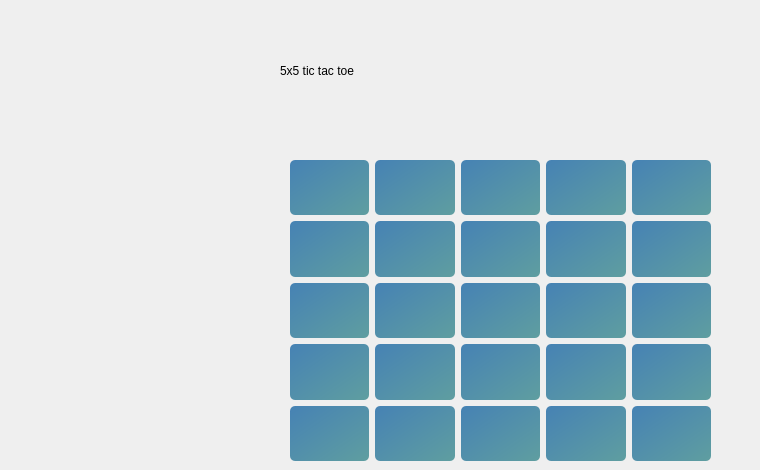
    <widget class="QWidget" name="_5x5_tic_tac_toe_ui_5">
     <property name="styleSheet">
      <string notr="true">QWidget#_5x5_tic_tac_toe_ui_5{
background-color:qlineargradient(spread:pad, x1:0.089, y1:0.136364, x2:1, y2:1, stop:0 #1E90FF, stop:1 #87CEFA);
}</string>
     </property>
     <widget class="QWidget" name="gridLayoutWidget_6">
      <property name="geometry">
       <rect>
        <x>290</x>
        <y>160</y>
        <width>421</width>
        <height>301</height>
       </rect>
      </property>
      <layout class="QGridLayout" name="gridLayout_6">
       <item row="4" column="2">
        <widget class="QPushButton" name="_5x5_4_2">
         <property name="sizePolicy">
          <sizepolicy hsizetype="Expanding" vsizetype="Expanding">
           <horstretch>0</horstretch>
           <verstretch>0</verstretch>
          </sizepolicy>
         </property>
         <property name="maximumSize">
          <size>
           <width>250</width>
           <height>16777215</height>
          </size>
         </property>
         <property name="styleSheet">
          <string notr="true">QPushButton{
color: rgb(255, 255, 255);
font: 14pt &quot;MS Reference Sans Serif&quot;;
background-color: qlineargradient(spread:pad, x1:0, y1:0, x2:1, y2:1, stop:0 #4682B4, stop:1 #5F9EA0);
border-radius: 5px;
}
QPushButton:hover {
    background-color: #5F9EA0;
}</string>
         </property>
         <property name="text">
          <string/>
         </property>
        </widget>
       </item>
       <item row="3" column="2">
        <widget class="QPushButton" name="_5x5_3_2">
         <property name="sizePolicy">
          <sizepolicy hsizetype="Expanding" vsizetype="Expanding">
           <horstretch>0</horstretch>
           <verstretch>0</verstretch>
          </sizepolicy>
         </property>
         <property name="maximumSize">
          <size>
           <width>250</width>
           <height>16777215</height>
          </size>
         </property>
         <property name="styleSheet">
          <string notr="true">QPushButton{
color: rgb(255, 255, 255);
font: 14pt &quot;MS Reference Sans Serif&quot;;
background-color: qlineargradient(spread:pad, x1:0, y1:0, x2:1, y2:1, stop:0 #4682B4, stop:1 #5F9EA0);
border-radius: 5px;
}
QPushButton:hover {
    background-color: #5F9EA0;
}</string>
         </property>
         <property name="text">
          <string/>
         </property>
        </widget>
       </item>
       <item row="2" column="4">
        <widget class="QPushButton" name="_5x5_2_4">
         <property name="sizePolicy">
          <sizepolicy hsizetype="Expanding" vsizetype="Expanding">
           <horstretch>0</horstretch>
           <verstretch>0</verstretch>
          </sizepolicy>
         </property>
         <property name="maximumSize">
          <size>
           <width>250</width>
           <height>16777215</height>
          </size>
         </property>
         <property name="styleSheet">
          <string notr="true">QPushButton{
color: rgb(255, 255, 255);
font: 14pt &quot;MS Reference Sans Serif&quot;;
background-color: qlineargradient(spread:pad, x1:0, y1:0, x2:1, y2:1, stop:0 #4682B4, stop:1 #5F9EA0);
border-radius: 5px;
}
QPushButton:hover {
    background-color: #5F9EA0;
}</string>
         </property>
         <property name="text">
          <string/>
         </property>
        </widget>
       </item>
       <item row="2" column="2">
        <widget class="QPushButton" name="_5x5_2_2">
         <property name="sizePolicy">
          <sizepolicy hsizetype="Expanding" vsizetype="Expanding">
           <horstretch>0</horstretch>
           <verstretch>0</verstretch>
          </sizepolicy>
         </property>
         <property name="maximumSize">
          <size>
           <width>250</width>
           <height>16777215</height>
          </size>
         </property>
         <property name="styleSheet">
          <string notr="true">QPushButton{
color: rgb(255, 255, 255);
font: 14pt &quot;MS Reference Sans Serif&quot;;
background-color: qlineargradient(spread:pad, x1:0, y1:0, x2:1, y2:1, stop:0 #4682B4, stop:1 #5F9EA0);
border-radius: 5px;
}
QPushButton:hover {
    background-color: #5F9EA0;
}</string>
         </property>
         <property name="text">
          <string/>
         </property>
        </widget>
       </item>
       <item row="3" column="4">
        <widget class="QPushButton" name="_5x5_3_4">
         <property name="sizePolicy">
          <sizepolicy hsizetype="Expanding" vsizetype="Expanding">
           <horstretch>0</horstretch>
           <verstretch>0</verstretch>
          </sizepolicy>
         </property>
         <property name="maximumSize">
          <size>
           <width>250</width>
           <height>16777215</height>
          </size>
         </property>
         <property name="styleSheet">
          <string notr="true">QPushButton{
color: rgb(255, 255, 255);
font: 14pt &quot;MS Reference Sans Serif&quot;;
background-color: qlineargradient(spread:pad, x1:0, y1:0, x2:1, y2:1, stop:0 #4682B4, stop:1 #5F9EA0);
border-radius: 5px;
}
QPushButton:hover {
    background-color: #5F9EA0;
}</string>
         </property>
         <property name="text">
          <string/>
         </property>
        </widget>
       </item>
       <item row="4" column="4">
        <widget class="QPushButton" name="_5x5_4_4">
         <property name="sizePolicy">
          <sizepolicy hsizetype="Expanding" vsizetype="Expanding">
           <horstretch>0</horstretch>
           <verstretch>0</verstretch>
          </sizepolicy>
         </property>
         <property name="maximumSize">
          <size>
           <width>250</width>
           <height>16777215</height>
          </size>
         </property>
         <property name="styleSheet">
          <string notr="true">QPushButton{
color: rgb(255, 255, 255);
font: 14pt &quot;MS Reference Sans Serif&quot;;
background-color: qlineargradient(spread:pad, x1:0, y1:0, x2:1, y2:1, stop:0 #4682B4, stop:1 #5F9EA0);
border-radius: 5px;
}
QPushButton:hover {
    background-color: #5F9EA0;
}</string>
         </property>
         <property name="text">
          <string/>
         </property>
        </widget>
       </item>
       <item row="1" column="1">
        <widget class="QPushButton" name="_5x5_1_1">
         <property name="sizePolicy">
          <sizepolicy hsizetype="Expanding" vsizetype="Expanding">
           <horstretch>0</horstretch>
           <verstretch>0</verstretch>
          </sizepolicy>
         </property>
         <property name="maximumSize">
          <size>
           <width>250</width>
           <height>16777215</height>
          </size>
         </property>
         <property name="styleSheet">
          <string notr="true">QPushButton{
color: rgb(255, 255, 255);
font: 14pt &quot;MS Reference Sans Serif&quot;;
background-color: qlineargradient(spread:pad, x1:0, y1:0, x2:1, y2:1, stop:0 #4682B4, stop:1 #5F9EA0);
border-radius: 5px;
}
QPushButton:hover {
    background-color: #5F9EA0;
}</string>
         </property>
         <property name="text">
          <string/>
         </property>
        </widget>
       </item>
       <item row="4" column="1">
        <widget class="QPushButton" name="_5x5_4_1">
         <property name="sizePolicy">
          <sizepolicy hsizetype="Expanding" vsizetype="Expanding">
           <horstretch>0</horstretch>
           <verstretch>0</verstretch>
          </sizepolicy>
         </property>
         <property name="maximumSize">
          <size>
           <width>250</width>
           <height>16777215</height>
          </size>
         </property>
         <property name="styleSheet">
          <string notr="true">QPushButton{
color: rgb(255, 255, 255);
font: 14pt &quot;MS Reference Sans Serif&quot;;
background-color: qlineargradient(spread:pad, x1:0, y1:0, x2:1, y2:1, stop:0 #4682B4, stop:1 #5F9EA0);
border-radius: 5px;
}
QPushButton:hover {
    background-color: #5F9EA0;
}</string>
         </property>
         <property name="text">
          <string/>
         </property>
        </widget>
       </item>
       <item row="0" column="4">
        <widget class="QPushButton" name="_5x5_0_4">
         <property name="sizePolicy">
          <sizepolicy hsizetype="Expanding" vsizetype="Expanding">
           <horstretch>0</horstretch>
           <verstretch>0</verstretch>
          </sizepolicy>
         </property>
         <property name="maximumSize">
          <size>
           <width>250</width>
           <height>16777215</height>
          </size>
         </property>
         <property name="styleSheet">
          <string notr="true">QPushButton{
color: rgb(255, 255, 255);
font: 14pt &quot;MS Reference Sans Serif&quot;;
background-color: qlineargradient(spread:pad, x1:0, y1:0, x2:1, y2:1, stop:0 #4682B4, stop:1 #5F9EA0);
border-radius: 5px;
}
QPushButton:hover {
    background-color: #5F9EA0;
}</string>
         </property>
         <property name="text">
          <string/>
         </property>
        </widget>
       </item>
       <item row="0" column="0">
        <widget class="QPushButton" name="_5x5_0_0">
         <property name="sizePolicy">
          <sizepolicy hsizetype="Expanding" vsizetype="Expanding">
           <horstretch>0</horstretch>
           <verstretch>0</verstretch>
          </sizepolicy>
         </property>
         <property name="maximumSize">
          <size>
           <width>250</width>
           <height>16777215</height>
          </size>
         </property>
         <property name="styleSheet">
          <string notr="true">QPushButton{
color: rgb(255, 255, 255);
font: 14pt &quot;MS Reference Sans Serif&quot;;
background-color: qlineargradient(spread:pad, x1:0, y1:0, x2:1, y2:1, stop:0 #4682B4, stop:1 #5F9EA0);
border-radius: 5px;
}
QPushButton:hover {
    background-color: #5F9EA0;
}</string>
         </property>
         <property name="text">
          <string/>
         </property>
        </widget>
       </item>
       <item row="1" column="3">
        <widget class="QPushButton" name="_5x5_1_3">
         <property name="sizePolicy">
          <sizepolicy hsizetype="Expanding" vsizetype="Expanding">
           <horstretch>0</horstretch>
           <verstretch>0</verstretch>
          </sizepolicy>
         </property>
         <property name="maximumSize">
          <size>
           <width>250</width>
           <height>16777215</height>
          </size>
         </property>
         <property name="styleSheet">
          <string notr="true">QPushButton{
color: rgb(255, 255, 255);
font: 14pt &quot;MS Reference Sans Serif&quot;;
background-color: qlineargradient(spread:pad, x1:0, y1:0, x2:1, y2:1, stop:0 #4682B4, stop:1 #5F9EA0);
border-radius: 5px;
}
QPushButton:hover {
    background-color: #5F9EA0;
}</string>
         </property>
         <property name="text">
          <string/>
         </property>
        </widget>
       </item>
       <item row="3" column="3">
        <widget class="QPushButton" name="_5x5_3_3">
         <property name="sizePolicy">
          <sizepolicy hsizetype="Expanding" vsizetype="Expanding">
           <horstretch>0</horstretch>
           <verstretch>0</verstretch>
          </sizepolicy>
         </property>
         <property name="maximumSize">
          <size>
           <width>250</width>
           <height>16777215</height>
          </size>
         </property>
         <property name="styleSheet">
          <string notr="true">QPushButton{
color: rgb(255, 255, 255);
font: 14pt &quot;MS Reference Sans Serif&quot;;
background-color: qlineargradient(spread:pad, x1:0, y1:0, x2:1, y2:1, stop:0 #4682B4, stop:1 #5F9EA0);
border-radius: 5px;
}
QPushButton:hover {
    background-color: #5F9EA0;
}</string>
         </property>
         <property name="text">
          <string/>
         </property>
        </widget>
       </item>
       <item row="0" column="1">
        <widget class="QPushButton" name="_5x5_0_1">
         <property name="sizePolicy">
          <sizepolicy hsizetype="Expanding" vsizetype="Expanding">
           <horstretch>0</horstretch>
           <verstretch>0</verstretch>
          </sizepolicy>
         </property>
         <property name="maximumSize">
          <size>
           <width>250</width>
           <height>16777215</height>
          </size>
         </property>
         <property name="styleSheet">
          <string notr="true">QPushButton{
color: rgb(255, 255, 255);
font: 14pt &quot;MS Reference Sans Serif&quot;;
background-color: qlineargradient(spread:pad, x1:0, y1:0, x2:1, y2:1, stop:0 #4682B4, stop:1 #5F9EA0);
border-radius: 5px;
}
QPushButton:hover {
    background-color: #5F9EA0;
}</string>
         </property>
         <property name="text">
          <string/>
         </property>
        </widget>
       </item>
       <item row="1" column="4">
        <widget class="QPushButton" name="_5x5_1_4">
         <property name="sizePolicy">
          <sizepolicy hsizetype="Expanding" vsizetype="Expanding">
           <horstretch>0</horstretch>
           <verstretch>0</verstretch>
          </sizepolicy>
         </property>
         <property name="maximumSize">
          <size>
           <width>250</width>
           <height>16777215</height>
          </size>
         </property>
         <property name="styleSheet">
          <string notr="true">QPushButton{
color: rgb(255, 255, 255);
font: 14pt &quot;MS Reference Sans Serif&quot;;
background-color: qlineargradient(spread:pad, x1:0, y1:0, x2:1, y2:1, stop:0 #4682B4, stop:1 #5F9EA0);
border-radius: 5px;
}
QPushButton:hover {
    background-color: #5F9EA0;
}</string>
         </property>
         <property name="text">
          <string/>
         </property>
        </widget>
       </item>
       <item row="3" column="1">
        <widget class="QPushButton" name="_5x5_3_1">
         <property name="sizePolicy">
          <sizepolicy hsizetype="Expanding" vsizetype="Expanding">
           <horstretch>0</horstretch>
           <verstretch>0</verstretch>
          </sizepolicy>
         </property>
         <property name="maximumSize">
          <size>
           <width>250</width>
           <height>16777215</height>
          </size>
         </property>
         <property name="styleSheet">
          <string notr="true">QPushButton{
color: rgb(255, 255, 255);
font: 14pt &quot;MS Reference Sans Serif&quot;;
background-color: qlineargradient(spread:pad, x1:0, y1:0, x2:1, y2:1, stop:0 #4682B4, stop:1 #5F9EA0);
border-radius: 5px;
}
QPushButton:hover {
    background-color: #5F9EA0;
}</string>
         </property>
         <property name="text">
          <string/>
         </property>
        </widget>
       </item>
       <item row="3" column="0">
        <widget class="QPushButton" name="_5x5_3_0">
         <property name="sizePolicy">
          <sizepolicy hsizetype="Expanding" vsizetype="Expanding">
           <horstretch>0</horstretch>
           <verstretch>0</verstretch>
          </sizepolicy>
         </property>
         <property name="maximumSize">
          <size>
           <width>250</width>
           <height>16777215</height>
          </size>
         </property>
         <property name="styleSheet">
          <string notr="true">QPushButton{
color: rgb(255, 255, 255);
font: 14pt &quot;MS Reference Sans Serif&quot;;
background-color: qlineargradient(spread:pad, x1:0, y1:0, x2:1, y2:1, stop:0 #4682B4, stop:1 #5F9EA0);
border-radius: 5px;
}
QPushButton:hover {
    background-color: #5F9EA0;
}</string>
         </property>
         <property name="text">
          <string/>
         </property>
        </widget>
       </item>
       <item row="2" column="1">
        <widget class="QPushButton" name="_5x5_2_1">
         <property name="sizePolicy">
          <sizepolicy hsizetype="Expanding" vsizetype="Expanding">
           <horstretch>0</horstretch>
           <verstretch>0</verstretch>
          </sizepolicy>
         </property>
         <property name="maximumSize">
          <size>
           <width>250</width>
           <height>16777215</height>
          </size>
         </property>
         <property name="styleSheet">
          <string notr="true">QPushButton{
color: rgb(255, 255, 255);
font: 14pt &quot;MS Reference Sans Serif&quot;;
background-color: qlineargradient(spread:pad, x1:0, y1:0, x2:1, y2:1, stop:0 #4682B4, stop:1 #5F9EA0);
border-radius: 5px;
}
QPushButton:hover {
    background-color: #5F9EA0;
}</string>
         </property>
         <property name="text">
          <string/>
         </property>
        </widget>
       </item>
       <item row="1" column="0">
        <widget class="QPushButton" name="_5x5_1_0">
         <property name="sizePolicy">
          <sizepolicy hsizetype="Expanding" vsizetype="Expanding">
           <horstretch>0</horstretch>
           <verstretch>0</verstretch>
          </sizepolicy>
         </property>
         <property name="maximumSize">
          <size>
           <width>250</width>
           <height>16777215</height>
          </size>
         </property>
         <property name="styleSheet">
          <string notr="true">QPushButton{
color: rgb(255, 255, 255);
font: 14pt &quot;MS Reference Sans Serif&quot;;
background-color: qlineargradient(spread:pad, x1:0, y1:0, x2:1, y2:1, stop:0 #4682B4, stop:1 #5F9EA0);
border-radius: 5px;
}
QPushButton:hover {
    background-color: #5F9EA0;
}</string>
         </property>
         <property name="text">
          <string/>
         </property>
        </widget>
       </item>
       <item row="4" column="3">
        <widget class="QPushButton" name="_5x5_4_3">
         <property name="sizePolicy">
          <sizepolicy hsizetype="Expanding" vsizetype="Expanding">
           <horstretch>0</horstretch>
           <verstretch>0</verstretch>
          </sizepolicy>
         </property>
         <property name="maximumSize">
          <size>
           <width>250</width>
           <height>16777215</height>
          </size>
         </property>
         <property name="styleSheet">
          <string notr="true">QPushButton{
color: rgb(255, 255, 255);
font: 14pt &quot;MS Reference Sans Serif&quot;;
background-color: qlineargradient(spread:pad, x1:0, y1:0, x2:1, y2:1, stop:0 #4682B4, stop:1 #5F9EA0);
border-radius: 5px;
}
QPushButton:hover {
    background-color: #5F9EA0;
}</string>
         </property>
         <property name="text">
          <string/>
         </property>
        </widget>
       </item>
       <item row="2" column="0">
        <widget class="QPushButton" name="_5x5_2_0">
         <property name="sizePolicy">
          <sizepolicy hsizetype="Expanding" vsizetype="Expanding">
           <horstretch>0</horstretch>
           <verstretch>0</verstretch>
          </sizepolicy>
         </property>
         <property name="maximumSize">
          <size>
           <width>250</width>
           <height>16777215</height>
          </size>
         </property>
         <property name="styleSheet">
          <string notr="true">QPushButton{
color: rgb(255, 255, 255);
font: 14pt &quot;MS Reference Sans Serif&quot;;
background-color: qlineargradient(spread:pad, x1:0, y1:0, x2:1, y2:1, stop:0 #4682B4, stop:1 #5F9EA0);
border-radius: 5px;
}
QPushButton:hover {
    background-color: #5F9EA0;
}</string>
         </property>
         <property name="text">
          <string/>
         </property>
        </widget>
       </item>
       <item row="2" column="3">
        <widget class="QPushButton" name="_5x5_2_3">
         <property name="sizePolicy">
          <sizepolicy hsizetype="Expanding" vsizetype="Expanding">
           <horstretch>0</horstretch>
           <verstretch>0</verstretch>
          </sizepolicy>
         </property>
         <property name="maximumSize">
          <size>
           <width>250</width>
           <height>16777215</height>
          </size>
         </property>
         <property name="styleSheet">
          <string notr="true">QPushButton{
color: rgb(255, 255, 255);
font: 14pt &quot;MS Reference Sans Serif&quot;;
background-color: qlineargradient(spread:pad, x1:0, y1:0, x2:1, y2:1, stop:0 #4682B4, stop:1 #5F9EA0);
border-radius: 5px;
}
QPushButton:hover {
    background-color: #5F9EA0;
}</string>
         </property>
         <property name="text">
          <string/>
         </property>
        </widget>
       </item>
       <item row="4" column="0">
        <widget class="QPushButton" name="_5x5_4_0">
         <property name="sizePolicy">
          <sizepolicy hsizetype="Expanding" vsizetype="Expanding">
           <horstretch>0</horstretch>
           <verstretch>0</verstretch>
          </sizepolicy>
         </property>
         <property name="maximumSize">
          <size>
           <width>250</width>
           <height>16777215</height>
          </size>
         </property>
         <property name="styleSheet">
          <string notr="true">QPushButton{
color: rgb(255, 255, 255);
font: 14pt &quot;MS Reference Sans Serif&quot;;
background-color: qlineargradient(spread:pad, x1:0, y1:0, x2:1, y2:1, stop:0 #4682B4, stop:1 #5F9EA0);
border-radius: 5px;
}
QPushButton:hover {
    background-color: #5F9EA0;
}</string>
         </property>
         <property name="text">
          <string/>
         </property>
        </widget>
       </item>
       <item row="0" column="3">
        <widget class="QPushButton" name="_5x5_0_3">
         <property name="sizePolicy">
          <sizepolicy hsizetype="Expanding" vsizetype="Expanding">
           <horstretch>0</horstretch>
           <verstretch>0</verstretch>
          </sizepolicy>
         </property>
         <property name="maximumSize">
          <size>
           <width>250</width>
           <height>16777215</height>
          </size>
         </property>
         <property name="styleSheet">
          <string notr="true">QPushButton{
color: rgb(255, 255, 255);
font: 14pt &quot;MS Reference Sans Serif&quot;;
background-color: qlineargradient(spread:pad, x1:0, y1:0, x2:1, y2:1, stop:0 #4682B4, stop:1 #5F9EA0);
border-radius: 5px;
}
QPushButton:hover {
    background-color: #5F9EA0;
}</string>
         </property>
         <property name="text">
          <string/>
         </property>
        </widget>
       </item>
       <item row="0" column="2">
        <widget class="QPushButton" name="_5x5_0_2">
         <property name="sizePolicy">
          <sizepolicy hsizetype="Expanding" vsizetype="Expanding">
           <horstretch>0</horstretch>
           <verstretch>0</verstretch>
          </sizepolicy>
         </property>
         <property name="maximumSize">
          <size>
           <width>250</width>
           <height>16777215</height>
          </size>
         </property>
         <property name="styleSheet">
          <string notr="true">QPushButton{
color: rgb(255, 255, 255);
font: 14pt &quot;MS Reference Sans Serif&quot;;
background-color: qlineargradient(spread:pad, x1:0, y1:0, x2:1, y2:1, stop:0 #4682B4, stop:1 #5F9EA0);
border-radius: 5px;
}
QPushButton:hover {
    background-color: #5F9EA0;
}</string>
         </property>
         <property name="text">
          <string/>
         </property>
        </widget>
       </item>
       <item row="1" column="2">
        <widget class="QPushButton" name="_5x5_1_2">
         <property name="sizePolicy">
          <sizepolicy hsizetype="Expanding" vsizetype="Expanding">
           <horstretch>0</horstretch>
           <verstretch>0</verstretch>
          </sizepolicy>
         </property>
         <property name="maximumSize">
          <size>
           <width>250</width>
           <height>16777215</height>
          </size>
         </property>
         <property name="styleSheet">
          <string notr="true">QPushButton{
color: rgb(255, 255, 255);
font: 14pt &quot;MS Reference Sans Serif&quot;;
background-color: qlineargradient(spread:pad, x1:0, y1:0, x2:1, y2:1, stop:0 #4682B4, stop:1 #5F9EA0);
border-radius: 5px;
}
QPushButton:hover {
    background-color: #5F9EA0;
}</string>
         </property>
         <property name="text">
          <string/>
         </property>
        </widget>
       </item>
      </layout>
     </widget>
     <widget class="QLabel" name="_5x5_tic_tac_toe">
      <property name="geometry">
       <rect>
        <x>280</x>
        <y>10</y>
        <width>471</width>
        <height>121</height>
       </rect>
      </property>
      <property name="styleSheet">
       <string notr="true">font: 36pt &quot;MS Reference Sans Serif&quot;;
colro :white;</string>
      </property>
      <property name="text">
       <string>5x5 tic tac toe</string>
      </property>
     </widget>
    </widget>
